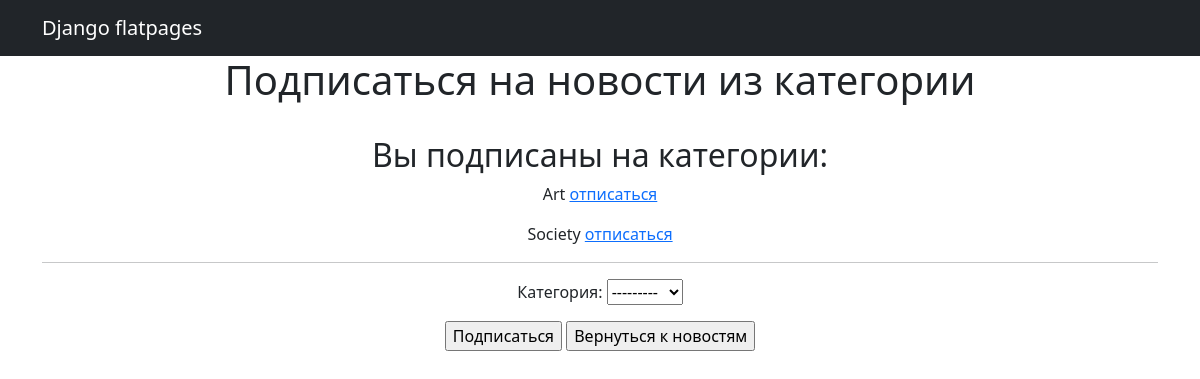
Page /news/sign/subscribe/ (signed in) on the committed database.
### News/models.py (models this page shows, shortened)
class Subscribe(models.Model):
    subscriber = models.ForeignKey(User, verbose_name="Имя подписчика", on_delete=models.CASCADE)
    category = models.ForeignKey(Category, verbose_name="Категория", on_delete=models.CASCADE)
    class Meta:
        verbose_name = "Подписчик"
        verbose_name_plural = "Подписчики"
    def get_absolute_url(self):
        return reverse('unsubscribe', args=[str(self.id)])

class Category(models.Model):
    category = models.CharField(max_length=64, verbose_name="Категория", unique=True)
    subscriber = models.ManyToManyField(User, through='Subscribe')
    def __str__(self):
        return self.category
    class Meta:
        verbose_name = "Категория"
        verbose_name_plural = "Категории"

### News/views.py (the view, shortened to what this page needs)
# urls.py: path('sign/subscribe/', CreateSubscribeView.as_view(template_name='subscribe.html'), name='subscription'),
class CreateSubscribeView(LoginRequiredMixin, CreateView):
    form_class = SubscribeForm
    model = Subscribe
    template_name = 'subscribe.html'
    success_url = reverse_lazy('subscription')
    def get_context_data(self, **kwargs):
        context = super().get_context_data(**kwargs)
        context['mysubscribes'] = Subscribe.objects.filter(subscriber=User.objects.get(id=self.request.user.id))
        return context

### News/forms.py
class SubscribeForm(forms.ModelForm):
    class Meta:
        model = Subscribe
        fields = [
            'category',
        ]

### templates/subscribe.html (shortened to what this page needs)
{% extends 'flatpages/default.html' %}
{% block content %}
<h1> Подписаться на новости из категории </h1>
<br>
<h2>Вы подписаны на категории:</h2>
{% for sub in mysubscribes %}
<p><td>{{sub.category}}</td> <td><a href="{{ sub.get_absolute_url }}"> отписаться </a></td></p>
{% endfor %}
<hr>
<form action="" method="post">
    {{ form.as_p }}
    <input type="submit" value="Подписаться" />
    <input type="button" onclick="window.location.href = 'http://127.0.0.1:8000/news/';" value="Вернуться к новостям"/>
</form>
{% endblock content %}

### rows in the picture
Subscribe: category "Art"
Subscribe: category "Society"
Category: category "---------"
